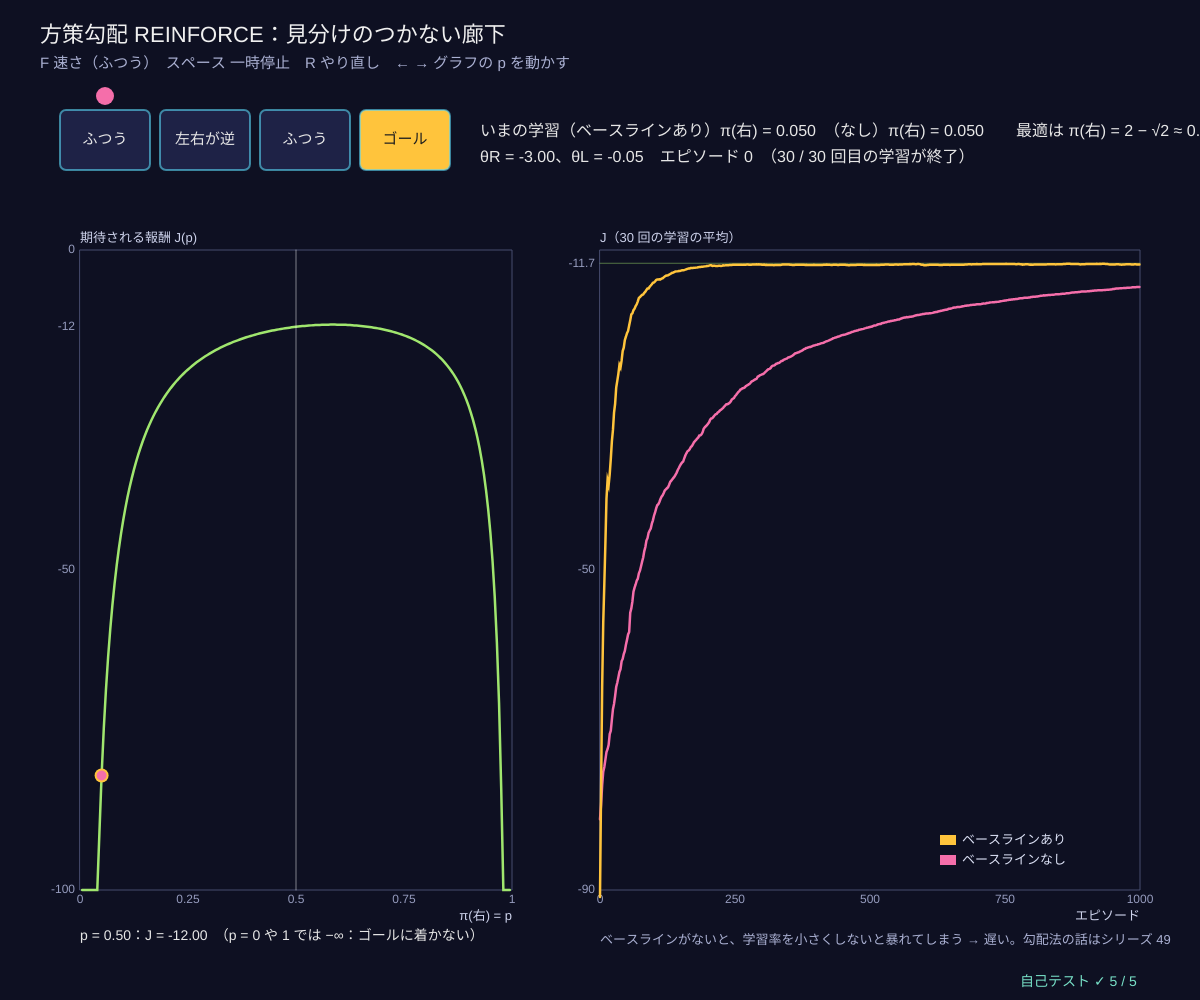
Frame 1 (no input)
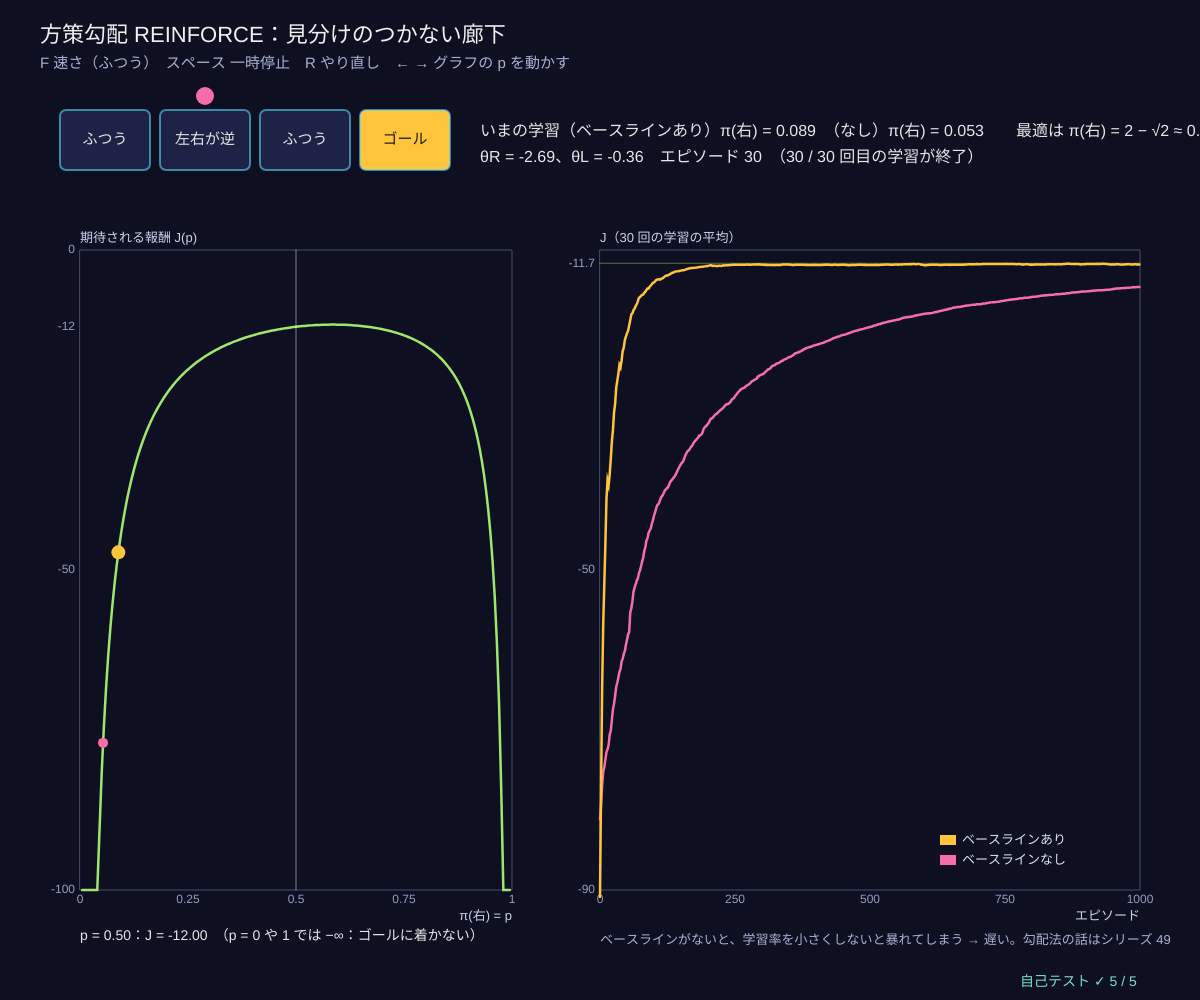
Frame 60 (no input)
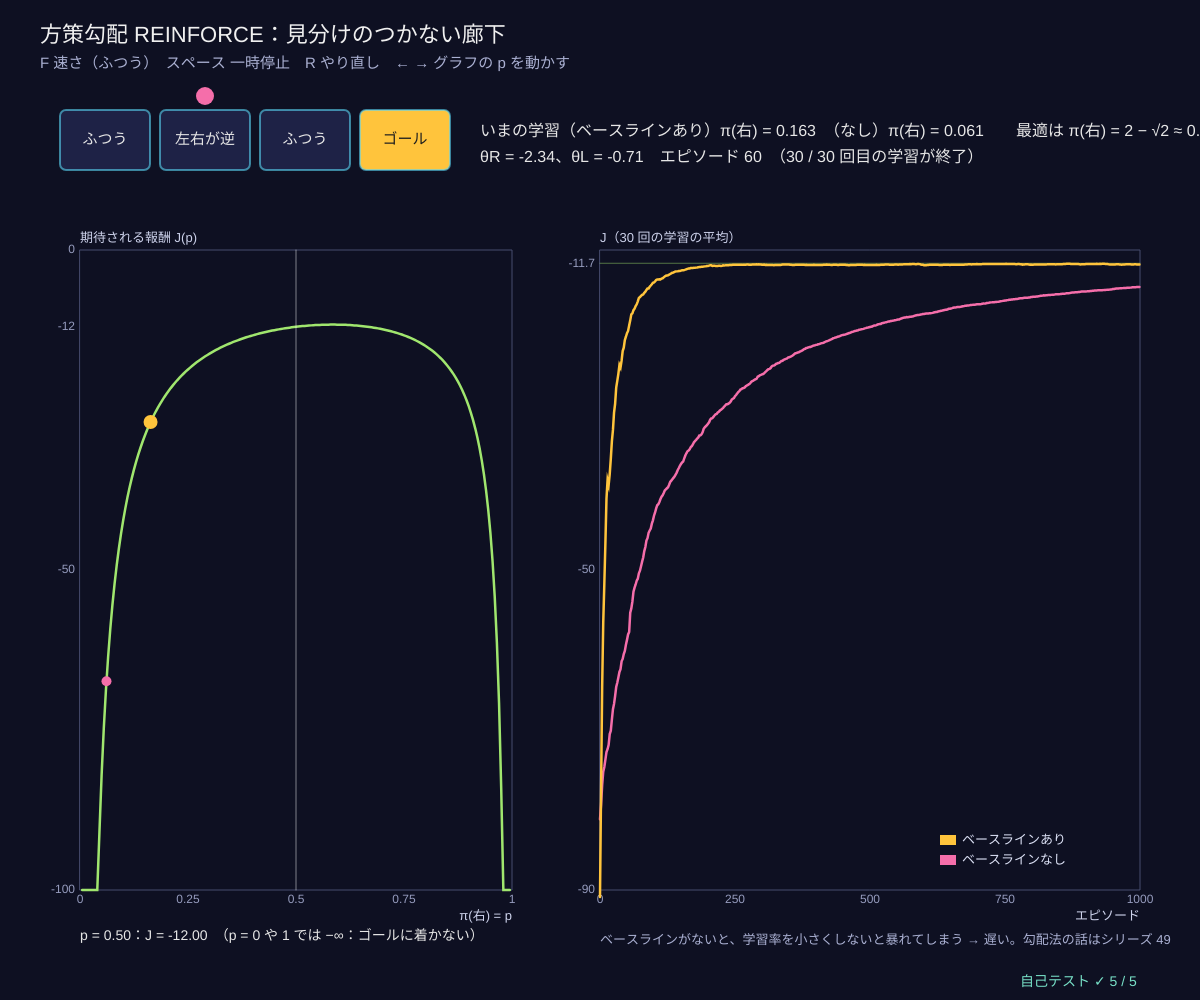
Frame 120 (the mouse pressed at the canvas centre since frame 60)

The p5.js sketch that drew these frames (run headless with seeded random() and noise() and a simulated clock; from frame 60 on, the mouse is pressed at the canvas centre):

// p5.js sketch
// ── sketch.js
// ============================================
// 10 方策勾配 REINFORCE ─ 価値の表を作らずに「行動の確率」そのものを学ぶ
// 短い廊下：3 マス + ゴール。1 歩ごとに −1。どのマスも見た目が同じ（エージェントには区別できない）のに、2 マス目だけ左右が逆になる。
// 「いつも右」も「いつも左」もゴールに着けない → 確率で選ぶ方策（右 59% くらい）がいちばん良い。決定的な方策では解けない例
// 方策 π(右) = e^θR / (e^θR + e^θL)（ソフトマックス）。エピソードが終わったら θ ← θ + α (G_t − b) ∇ln π(a_t)
// ベースライン b（平均的な結果の予想）を引くと、勾配の向きは同じまま、ゆれ（分散）が小さくなる
// F 速さ / スペース 一時停止 / R やり直し / ← → グラフの p を動かして J(p) を見る
// ============================================

const P0 = 0.05;                          // ★ はじめの π(右)
const ALPHA_NB = Math.pow(2, -14);        // ★ ベースラインなしの学習率
const ALPHA_B = Math.pow(2, -10), ALPHA_W = Math.pow(2, -6);   // ★ ベースラインありの学習率（方策、ベースライン）
const N_RUNS = 30, N_EPIS = 1000;          // ★ 平均をとる回数とエピソード数
let learners = [], curves = [], runsDone = 0, speed = 1, paused = false, probeP = 0.5, demo = null;
const SPEEDS = ['ゆっくり', 'ふつう', '速い'];

function setup() { createCanvas(windowWidth, windowHeight); selfTest(); seedRng(10); resetAll(); }
function resetAll() { curves = [new Array(N_EPIS).fill(0), new Array(N_EPIS).fill(0)]; runsDone = 0; learners = [makeLearner(false), makeLearner(true)]; demo = { s: 0, path: [0], ep: 0 }; }
function makeLearner(base) { return { base, th: [Math.log(P0), Math.log(1 - P0)], w: 0, ep: 0, hist: [] }; }
function pRight(th) { return softmaxArr(th, 1)[0]; }

// ---- 環境：マス 0, 1, 2（2 だけ左右が逆）、3 = ゴール。左のはしでは左に行けない
function corridorMove(s, right) { let goRight = s === 1 ? !right : right; return goRight ? s + 1 : Math.max(0, s - 1); }
function runEpisode(p, cap) { let s = 0, acts = []; while (s < 3 && acts.length < cap) { let right = rnd() < p; acts.push(right); s = corridorMove(s, right); } return acts; }
// ★ 真の J(p)：v0 = −1 + p v1 + (1−p) v0、v1 = −1 + (1−p) v0 + p v2 ... を解いた式（v1 = (p − 3)/(p(1 − p))、v0 = v1 − 1/p）
function trueJ(p) { if (p <= 0 || p >= 1) return -Infinity; let v1 = (p - 3) / (p * (1 - p)); return v1 - 1 / p; }
// ★ REINFORCE の 1 エピソード
function reinforceEpisode(L) {
  let p = pRight(L.th), acts = runEpisode(p, 5000), T = acts.length;
  for (let t = 0; t < T; t++) {
    let G = -(T - t), pr = pRight(L.th), delta = G - (L.base ? L.w : 0);   // G_t = それから先の報酬の合計（γ = 1）
    if (L.base) L.w += ALPHA_W * delta;                                      // ベースライン b = w も平均の結果に近づける
    let gR = (acts[t] ? 1 : 0) - pr, gL = (acts[t] ? 0 : 1) - (1 - pr);      // ∇ln π(a) = (選んだら 1) − π
    let al = L.base ? ALPHA_B : ALPHA_NB;
    L.th[0] = clampv(L.th[0] + al * delta * gR, -20, 20); L.th[1] = clampv(L.th[1] + al * delta * gL, -20, 20);
  }
  L.ep++; L.hist.push(T);
  return T;
}
function gradSample(p, useBase) {         // 1 エピソードぶんの勾配の推定（θR の向き）
  let acts = runEpisode(p, 5000), T = acts.length, b = useBase ? trueJ(p) : 0, g = 0;
  for (let t = 0; t < T; t++) g += (-(T - t) - b) * ((acts[t] ? 1 : 0) - p);
  return g;
}

function draw() {
  background(...BG);
  let t0 = performance.now();
  if (!paused) {
    let budget = speed === 0 ? 0.5 : speed === 1 ? 3 : 8;
    while (runsDone < N_RUNS && performance.now() - t0 < budget) {
      for (let k = 0; k < 2; k++) { let L = learners[k]; reinforceEpisode(L); curves[k][L.ep - 1] += trueJ(pRight(L.th)); }
      if (learners[0].ep >= N_EPIS) { runsDone++; learners = [makeLearner(false), makeLearner(true)]; }
      if (speed === 0) break;
    }
    if (runsDone >= N_RUNS && learners[0].ep < N_EPIS && frameCount % 2 === 0) learners.forEach(reinforceEpisode);   // 平均がそろったら、画面の 2 つをゆっくり学習
    if (frameCount % 8 === 0) { let r = rnd() < pRight(learners[1].th); demo.s = corridorMove(demo.s, r); demo.path.push(r); if (demo.s === 3 || demo.path.length > 60) { demo = { s: 0, path: [0], ep: demo.ep + 1 }; } }
  }
  noStroke(); fill(240); textSize(22); textAlign(LEFT, BASELINE);
  text('方策勾配 REINFORCE：見分けのつかない廊下', 40, 42);
  fill(170, 176, 210); textSize(15);
  text('F 速さ（' + SPEEDS[speed] + '）　スペース 一時停止　R やり直し　← → グラフの p を動かす', 40, 68);

  // ---- 廊下
  let cw = 90, cx0 = 60, cy = 110;
  for (let i = 0; i < 4; i++) {
    fill(i === 3 ? color(...GOLD) : color(30, 34, 70)); stroke(...CYAN, 150); strokeWeight(2); rect(cx0 + i * (cw + 10), cy, cw, 60, 6);
    noStroke(); fill(i === 3 ? 30 : 230); textAlign(CENTER, CENTER); textSize(15); text(i === 3 ? 'ゴール' : i === 1 ? '左右が逆' : 'ふつう', cx0 + i * (cw + 10) + cw / 2, cy + 30);
  }
  fill(...PINK); circle(cx0 + demo.s * (cw + 10) + cw / 2, cy - 14, 18);
  let pB = pRight(learners[1].th), pN = pRight(learners[0].th);
  textAlign(LEFT, BASELINE); fill(230); textSize(16);
  text('いまの学習（ベースラインあり）π(右) = ' + fmtN(pB, 3) + '　（なし）π(右) = ' + fmtN(pN, 3) + '　　最適は π(右) = 2 − √2 ≈ 0.586', cx0 + 4 * (cw + 10) + 20, cy + 26);
  text('θR = ' + fmtN(learners[1].th[0], 2) + '、θL = ' + fmtN(learners[1].th[1], 2) + '　エピソード ' + learners[1].ep + '　（' + runsDone + ' / ' + N_RUNS + ' 回目の学習が終了）', cx0 + 4 * (cw + 10) + 20, cy + 52);

  // ---- J(p) の曲線
  let g = { x: 80, y: 250, w: width * 0.36, h: height - 360, x0: 0, x1: 1, y0: -100, y1: 0 };
  plotAxes(g, 'π(右) = p', '期待される報酬 J(p)', [0, 0.25, 0.5, 0.75, 1], [-100, -50, -12, 0]);
  let pts = []; for (let i = 1; i < 200; i++) { let p = i / 200; pts.push([gX(g, p), gY(g, Math.max(-100, trueJ(p)))]); }
  stroke(...LIME); strokeWeight(2.5); polyline(pts);
  noStroke(); fill(...GOLD); circle(gX(g, pB), gY(g, Math.max(-100, trueJ(pB))), 14);
  fill(...PINK); circle(gX(g, pN), gY(g, Math.max(-100, trueJ(pN))), 10);
  stroke(255, 120); strokeWeight(1); line(gX(g, probeP), g.y, gX(g, probeP), g.y + g.h);
  noStroke(); fill(230); textSize(14); text('p = ' + probeP.toFixed(2) + '：J = ' + fmtN(trueJ(probeP), 2) + '　（p = 0 や 1 では −∞：ゴールに着かない）', g.x, g.y + g.h + 50);

  // ---- 学習曲線（平均）
  let h = { x: width * 0.5, y: 250, w: width * 0.45, h: height - 360, x0: 0, x1: N_EPIS, y0: -90, y1: -10 };
  plotAxes(h, 'エピソード', 'J（' + Math.max(1, runsDone) + ' 回の学習の平均）', [0, 250, 500, 750, 1000], [-90, -50, -11.66]);
  stroke(...LIME, 120); strokeWeight(1); line(h.x, gY(h, -11.66), h.x + h.w, gY(h, -11.66));
  let nDone = Math.max(1, runsDone);
  if (runsDone > 0) { drawCurve(h, curves[0].map((v) => v / nDone), PINK, 2.5); drawCurve(h, curves[1].map((v) => v / nDone), GOLD, 2.5); }
  legend(h.x + h.w - 200, h.y + h.h - 50, [[GOLD, 'ベースラインあり'], [PINK, 'ベースラインなし']]);
  noStroke(); fill(170, 176, 210); textSize(13);
  text('ベースラインがないと、学習率を小さくしないと暴れてしまう → 遅い。勾配法の話はシリーズ 49', h.x, h.y + h.h + 50);
  drawSelfTest(width - 180, height - 14);
}

function keyPressed() {
  if (key === 'f' || key === 'F') speed = (speed + 1) % 3;
  if (key === ' ') paused = !paused;
  if (key === 'r' || key === 'R') resetAll();
  if (key === RIGHT_ARROW) probeP = Math.min(0.99, probeP + 0.01);
  if (key === LEFT_ARROW) probeP = Math.max(0.01, probeP - 0.01);
  return false;
}

// ---- 自己テスト
function selfTest() {
  selfTestResults = [];
  seedRng(1); let gs = []; for (let e = 0; e < 5000; e++) gs.push(-runEpisode(0.3, 100000).length);
  let mu = meanOf(gs), se = Math.sqrt(meanOf(gs.map((v) => (v - mu) ** 2)) / gs.length);
  check('式の J(0.3) = ' + fmtN(trueJ(0.3), 2) + ' ≈ 5000 回の平均 ' + fmtN(mu, 2) + '（標準誤差の 3 倍以内）', Math.abs(mu - trueJ(0.3)) < 3 * se);
  let best = 0.01; for (let i = 1; i < 1000; i++) if (trueJ(i / 1000) > trueJ(best)) best = i / 1000;
  check('J(p) がいちばん大きいのは p = ' + best + ' ≈ 2 − √2（右 59%、J ≈ −11.66）', near(best, 2 - Math.SQRT2, 0.002) && near(trueJ(best), -11.657, 0.01));
  let jB = 0, jN = 0;
  for (let r = 0; r < 6; r++) {
    seedRng(100 + r); let L = makeLearner(true); for (let e = 0; e < 400; e++) reinforceEpisode(L); jB += trueJ(pRight(L.th)) / 6;
    seedRng(100 + r); let M = makeLearner(false); for (let e = 0; e < 400; e++) reinforceEpisode(M); jN += trueJ(pRight(M.th)) / 6;
  }
  check('REINFORCE で期待報酬が上がる：J(0.05) = ' + fmtN(trueJ(P0), 1) + ' → 400 回でベースラインあり ' + fmtN(jB, 1) + '、なし ' + fmtN(jN, 1), jB > -14 && jN > trueJ(P0) + 20);
  let gA = [], gB = []; seedRng(7); for (let e = 0; e < 4000; e++) gA.push(gradSample(0.3, false)); seedRng(8); for (let e = 0; e < 4000; e++) gB.push(gradSample(0.3, true));
  let exact = ((trueJ(0.3 + 1e-6) - trueJ(0.3 - 1e-6)) / 2e-6) * 0.3 * 0.7, va = meanOf(gA.map((v) => (v - meanOf(gA)) ** 2)), vb = meanOf(gB.map((v) => (v - meanOf(gB)) ** 2));
  check('勾配の推定の平均 ≈ 本当の勾配 ' + fmtN(exact, 1) + '（なし ' + fmtN(meanOf(gA), 1) + '、あり ' + fmtN(meanOf(gB), 1) + '）', Math.abs(meanOf(gA) - exact) < 3 * Math.sqrt(va / 4000) && Math.abs(meanOf(gB) - exact) < 3 * Math.sqrt(vb / 4000));
  check('ベースラインで分散が小さくなる：' + Math.round(vb) + ' < ' + Math.round(va), vb < va);
  reportSelfTest();
}

// ---------- やってみよう ----------
// 1. ALPHA_NB を 2 倍、4 倍にすると、ベースラインなしの学習はどうなる？（大きすぎると p が 0 か 1 に張りついて戻れない）
// 2. P0 を 0.95（右ばかり）から始めると、どちらに向かって学ぶ？
// 3. ← → で p を動かして、J(p) の山の形を確かめよう。なぜ p = 0.5 より右寄りがよい？
// 4. 「決定的な方策」（いつも右・いつも左）で解ける廊下にするには、どこを変える？
// 5. 勾配を使って山を登る方法は、シリーズ 49 の勾配法と同じ考え方。ちがいは「勾配をサンプルで推定する」こと

// ==================================================
// ここから下は「強化学習の道具」（中身は読まなくても OK。消さないでね）
// ==================================================
// ---- 色と小さな道具
const BG = [14, 16, 34];                // 背景（アーケードの紺）
const GOLD = [255, 196, 60], CYAN = [90, 215, 245], PINK = [245, 110, 170], LIME = [160, 230, 110], VIOLET = [175, 140, 255];
function clampv(v, a, b) { return v < a ? a : v > b ? b : v !== v ? a : v; }     // NaN なら a に戻す
function argmaxR(q) {                  // いちばん大きい値の番号（同点はランダムに 1 つ）
  let m = -Infinity, best = [];
  for (let i = 0; i < q.length; i++) {
    if (q[i] > m + 1e-12) { m = q[i]; best = [i]; } else if (Math.abs(q[i] - m) <= 1e-12) best.push(i);
  }
  return best.length ? best[Math.floor(rnd() * best.length)] : 0;
}
function argmaxFirst(q) { let b = 0; for (let i = 1; i < q.length; i++) if (q[i] > q[b]) b = i; return b; }   // 同点は若い番号
function maxOf(q) { let m = -Infinity; for (let v of q) if (v > m) m = v; return m; }
function epsGreedy(q, eps) { return rnd() < eps ? Math.floor(rnd() * q.length) : argmaxR(q); }   // ε の確率でランダム、ほかは貪欲
function softmaxArr(h, tau) {          // ボルツマン分布 exp(h/τ) / Σ（大きい数でもあふれないように最大値を引く）
  let m = maxOf(h), e = h.map((v) => Math.exp((v - m) / (tau || 1))), s = e.reduce((a, b) => a + b, 0);
  return e.map((v) => v / s);
}
function sampleFrom(p) { let u = rnd(), c = 0; for (let i = 0; i < p.length; i++) { c += p[i]; if (u < c) return i; } return p.length - 1; }
function meanOf(a) { return a.length ? a.reduce((s, v) => s + v, 0) / a.length : 0; }
function fmtN(v, d) { if (typeof v !== 'number' || v !== v) return '?'; let s = v.toFixed(d === undefined ? 2 : d); return s === '-0.00' || s === '-0.0' || s === '-0' ? s.slice(1) : s; }
// ---- 種つきの乱数（同じ種なら毎回同じ列 → 実験をくり返せる）
let rngState = 1;
function seedRng(s) { rngState = (s >>> 0) || 1; }
function rnd() {                       // 0〜1 の一様乱数（mulberry32）
  rngState = (rngState + 0x6d2b79f5) >>> 0;
  let t = rngState;
  t = Math.imul(t ^ (t >>> 15), t | 1);
  t ^= t + Math.imul(t ^ (t >>> 7), t | 61);
  return ((t ^ (t >>> 14)) >>> 0) / 4294967296;
}
function rndInt(a, b) { return a + Math.floor(rnd() * (b - a + 1)); }
function randn() { let u = 1 - rnd(), v = rnd(); return Math.sqrt(-2 * Math.log(u)) * Math.cos(2 * Math.PI * v); }   // 標準正規分布
// ---- グラフの道具：g = { x, y, w, h, x0, x1, y0, y1 }
function gX(g, v) { return g.x + clampv((v - g.x0) / (g.x1 - g.x0), -0.02, 1.02) * g.w; }
function gY(g, v) { return g.y + g.h - clampv((v - g.y0) / (g.y1 - g.y0), -0.02, 1.02) * g.h; }
function plotAxes(g, xl, yl, xt, yt) {
  stroke(70, 76, 110); strokeWeight(1); noFill(); rect(g.x, g.y, g.w, g.h);
  noStroke(); fill(150, 156, 190); textSize(12); textAlign(CENTER, TOP);
  for (let v of xt) text(+v.toPrecision(3), gX(g, v), g.y + g.h + 4);
  textAlign(RIGHT, CENTER);
  for (let v of yt) text(+v.toPrecision(3), g.x - 5, gY(g, v));
  textAlign(LEFT, BASELINE); fill(205, 210, 235); textSize(13);
  text(xl, g.x + g.w - textWidth(xl), g.y + g.h + 30); text(yl, g.x, g.y - 8);
}
function polyline(pts) {               // 点が 2 つ以上あるときだけ折れ線を描く（空の beginShape を作らない）
  if (pts.length < 2) return;
  noFill(); beginShape(); for (let p of pts) vertex(p[0], p[1]); endShape();
}
function smoothArr(a, k) {             // 直前 k 個の平均（ギザギザの学習曲線をならす）
  let out = [], s = 0;
  for (let i = 0; i < a.length; i++) { s += a[i]; if (i >= k) s -= a[i - k]; out.push(s / Math.min(i + 1, k)); }
  return out;
}
function drawCurve(g, arr, col, sw, xOff) {   // arr[i] を x = i (+ xOff) に。長いときは間引いて 600 点まで
  let n = arr.length, stride = Math.max(1, Math.ceil(n / 600)), pts = [];
  for (let i = 0; i < n; i += stride) pts.push([gX(g, i + (xOff || 0)), gY(g, arr[i])]);
  if (n > 1 && (n - 1) % stride) pts.push([gX(g, n - 1 + (xOff || 0)), gY(g, arr[n - 1])]);
  stroke(...col); strokeWeight(sw || 2); polyline(pts);
}
function legend(x, y, items) {         // items = [[色, 名前], …]
  textSize(13); textAlign(LEFT, CENTER);
  for (let [c, s] of items) { noStroke(); fill(...c); rect(x, y - 5, 16, 10); fill(220, 225, 245); text(s, x + 22, y); y += 20; }
}
// ---- 自己テストの道具
let selfTestResults = [];
function check(name, cond) { selfTestResults.push({ name, ok: !!cond }); }
function near(a, b, tol) { return a !== null && a !== undefined && isFinite(a) && Math.abs(a - b) <= (tol === undefined ? 1e-9 : tol); }
function noNaN(v) { return Array.isArray(v) || ArrayBuffer.isView(v) ? Array.from(v).every(noNaN) : !(typeof v === 'number' && !isFinite(v)); }
function reportSelfTest() { for (let r of selfTestResults) (r.ok ? console.log : console.error)((r.ok ? '✓ ' : '✗ ') + r.name); }
function selfTestLine() { let n = selfTestResults.filter((r) => r.ok).length; return '自己テスト ' + (n === selfTestResults.length ? '✓ ' : '✗ ') + n + ' / ' + selfTestResults.length; }
function drawSelfTest(x, y) { noStroke(); fill(selfTestResults.every((r) => r.ok) ? color(120, 225, 200) : color(255, 90, 120)); textSize(14); textAlign(LEFT, BASELINE); text(selfTestLine(), x, y); }
